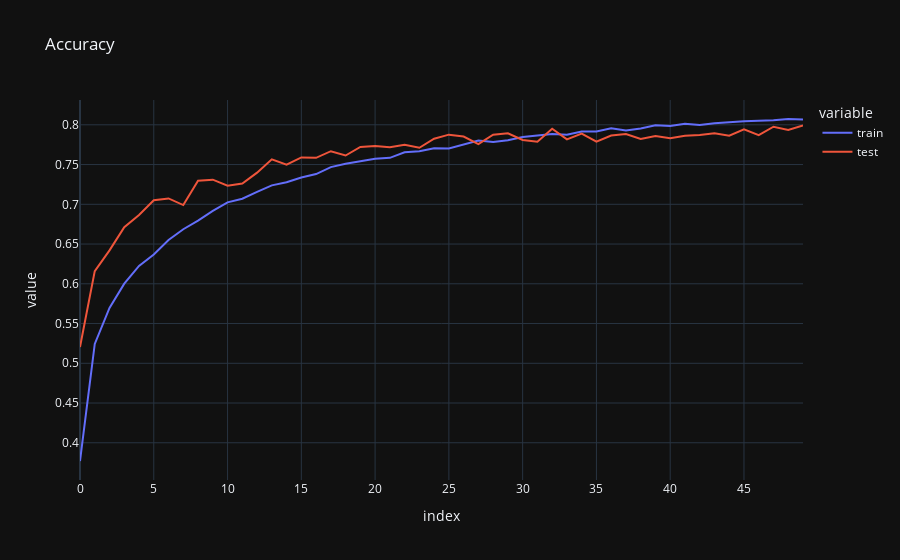

The cell this chart's notebook holds for it:
### Code cell
accuracy_history = pd.DataFrame({
    'train': history.history['accuracy'],
    'test':  history.history['val_accuracy']
})
px.line(accuracy_history, title='Accuracy')

### Figure 1 — Plotly figure (JSON) as saved in the notebook; plotly's stock layout.template omitted (floating-point values rounded to 4 significant figures)
{"data": [{"hovertemplate": "variable=train<br>index=%{x}<br>value=%{y}<extra></extra>", "legendgroup": "train", "line": {"color": "#636efa", "dash": "solid"}, "marker": {"symbol": "circle"}, "mode": "lines", "name": "train", "orientation": "v", "showlegend": true, "type": "scatter", "x": [0, 1, 2, 3, 4, 5, 6, 7, 8, 9, 10, 11, 12, 13, 14, 15, 16, 17, 18, 19, 20, 21, 22, 23, 24, 25, 26, 27, 28, 29, 30, 31, 32, 33, 34, 35, 36, 37, 38, 39, 40, 41, 42, 43, 44, 45, 46, 47, 48, 49], "xaxis": "x", "y": [0.3771, 0.5243, 0.5697, 0.6001, 0.6224, 0.6369, 0.6551, 0.6686, 0.6796, 0.6918, 0.7024, 0.7071, 0.7155, 0.7238, 0.7278, 0.7338, 0.7381, 0.7468, 0.7509, 0.7545, 0.7574, 0.7584, 0.7655, 0.7668, 0.7706, 0.7701, 0.7751, 0.7802, 0.7784, 0.7807, 0.7847, 0.7869, 0.7885, 0.7874, 0.7914, 0.7916, 0.7957, 0.7928, 0.7953, 0.7995, 0.7986, 0.8013, 0.7998, 0.802, 0.8036, 0.8044, 0.8051, 0.8057, 0.8073, 0.8066], "yaxis": "y"}, {"hovertemplate": "variable=test<br>index=%{x}<br>value=%{y}<extra></extra>", "legendgroup": "test", "line": {"color": "#EF553B", "dash": "solid"}, "marker": {"symbol": "circle"}, "mode": "lines", "name": "test", "orientation": "v", "showlegend": true, "type": "scatter", "x": [0, 1, 2, 3, 4, 5, 6, 7, 8, 9, 10, 11, 12, 13, 14, 15, 16, 17, 18, 19, 20, 21, 22, 23, 24, 25, 26, 27, 28, 29, 30, 31, 32, 33, 34, 35, 36, 37, 38, 39, 40, 41, 42, 43, 44, 45, 46, 47, 48, 49], "xaxis": "x", "y": [0.5205, 0.6159, 0.642, 0.6713, 0.6866, 0.705, 0.7074, 0.699, 0.7296, 0.731, 0.7233, 0.7261, 0.7398, 0.7565, 0.7498, 0.759, 0.7585, 0.7668, 0.7614, 0.7722, 0.7733, 0.7719, 0.775, 0.7711, 0.7825, 0.7876, 0.7852, 0.7756, 0.7876, 0.7893, 0.7809, 0.7786, 0.795, 0.7816, 0.7889, 0.7787, 0.7866, 0.7883, 0.7822, 0.786, 0.783, 0.7863, 0.7873, 0.7893, 0.7863, 0.7942, 0.787, 0.7976, 0.7935, 0.7992], "yaxis": "y"}], "layout": {"legend": {"title": {"text": "variable"}, "tracegroupgap": 0}, "title": {"text": "Accuracy"}, "xaxis": {"anchor": "y", "domain": [0, 1], "title": {"text": "index"}}, "yaxis": {"anchor": "x", "domain": [0, 1], "title": {"text": "value"}}}}
